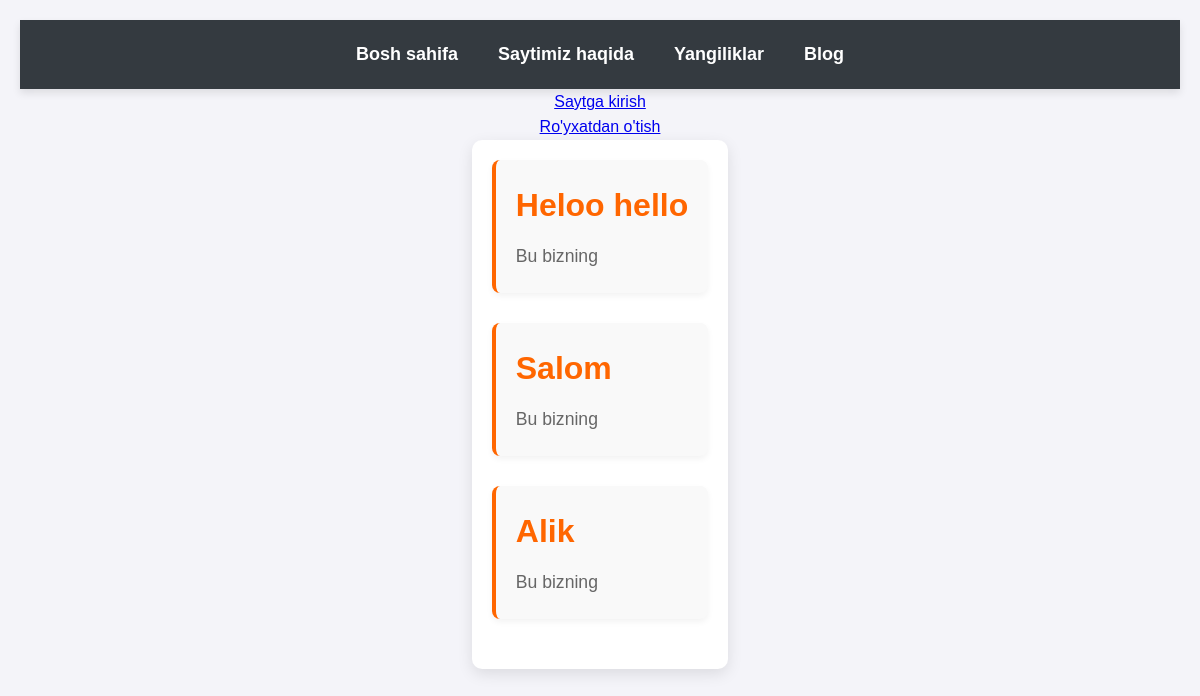
Page /news/ on the committed database.
### apps/news/models.py (models this page shows, shortened)
class Post(models.Model):
    title = models.CharField(max_length=150)
    text  = models.TextField()

### apps/news/views.py (the view)
# urls.py: path('', views.NewsPageView.as_view(), name='news'),
class NewsPageView(ListView):
    model = Post
    template_name = 'news.html'

### templates/news.html (shortened to what this page needs)
{% extends 'base.html' %}
{% load static %}
    {% block content %}
    <div class="news-container">
        {% for news in object_list %}
        <div class="news-item">
            <h2 class="news-title">{{ news.title }}</h2>
            <p class="news-text">{{ news.text | slice:"10" }}</p>
        </div>
        {% endfor %}
    </div>
    {% endblock content %}

### static/css/base.css (style rules this page uses)
* { margin: 0; padding: 0; box-sizing: border-box; }
body { font-family: Arial, sans-serif; background-color: #e9ecef; color: #495057; display: flex; flex-direction: column; align-items: center; }
h2 { color: #343a40; font-size: 24px; margin-bottom: 10px; }
p { color: #495057; line-height: 1.6; }

### static/css/news.css (style rules this page uses)
body { font-family: Arial, sans-serif; background-color: #f4f4f4; margin: 0; padding: 0; box-sizing: border-box; font-family: 'Arial', sans-serif; }
body { background-color: #f4f4f9; color: #333; padding: 20px; line-height: 1.6; }
.news-container { max-width: 1200px; margin: 0 auto; padding: 20px; background-color: #fff; padding: 20px; box-shadow: 0 4px 8px rgba(0, 0, 0, 0.1); border-radius: 10px; box-shadow: 0 5px 15px rgba(0, 0, 0, 0.1); transition: all 0.3s ease; }
.news-item { margin-bottom: 30px; padding: 20px; background-color: #f9f9f9; border-left: 4px solid #ff6600; border-radius: 8px; box-shadow: 0 3px 6px rgba(0, 0, 0, 0.05); transition: all 0.3s ease; }
.news-title { font-size: 2rem; color: #ff6600; margin-bottom: 10px; transition: color 0.3s ease; }
.news-text { font-size: 1.1rem; color: #666; line-height: 1.8; }

### rows in the picture
Post: title "Heloo hello", text "Bu bizning"
Post: title "Salom", text "Bu bizning"
Post: title "Alik", text "Bu bizning"
